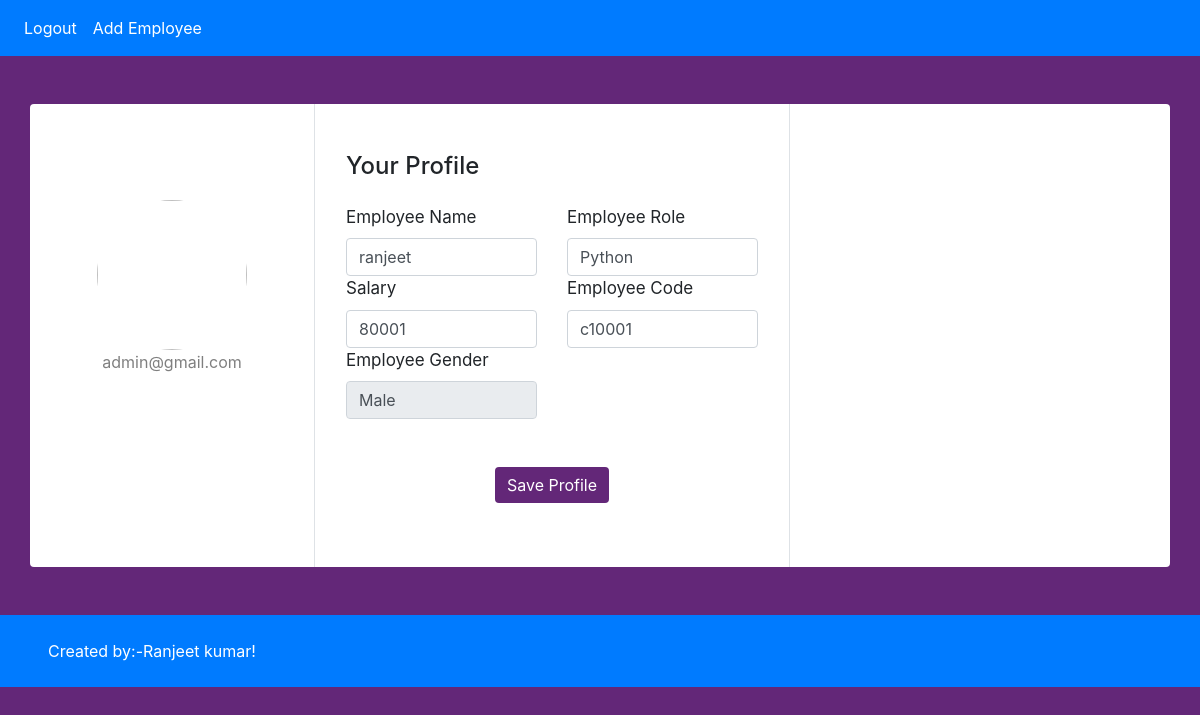
Page /update/1 (signed in) on the committed database.
### app/models.py (models this page shows, shortened)
class CustomUser(AbstractBaseUser, PermissionsMixin):
    first_name=models.CharField(max_length=10)
    last_name=models.CharField(max_length=20)
    email = models.EmailField(unique=True)
    phone_number=models.IntegerField(default=0)
    is_staff = models.BooleanField(default=False)
    is_active = models.BooleanField(default=True)
    USERNAME_FIELD = "email"
    REQUIRED_FIELDS = []
    objects = CustomUserManager()

class EmployeeDetail(models.Model):
    emp_name = models.CharField(max_length=50, null=True, blank=True)
    emp_role = models.CharField(max_length=20, default="Python Developer", choices=ROLE_CHOICES)
    salary = models.CharField(max_length=50, null=True, blank=True)
    gender = models.CharField(max_length=20, default="Male", choices=GENDER_CHOICES)
    emp_code = models.CharField(max_length=70, null=True, blank=True)
    joined_date = models.DateField(auto_now_add=True)

### app/views.py (the view, shortened to what this page needs)
# urls.py: path('update/<int:id>',views.EmpUpdateView.as_view(), name="update"),
class EmpUpdateView(View):
    template_name = "app/emp_update.html"
    def get(self, request, id):
        context = {}
        if request.user.is_authenticated:
            context['emp_update'] = EmployeeDetail.objects.get(id=id)
            return render(self.request, self.template_name, context)

### app/templates/app/emp_update.html (shortened to what this page needs)
{% include "header.html" %}
{% block content %}
 <div class="container rounded bg-white mt-5 mb-5">
  <div class="row">
      <div class="col-md-3 border-right">
          <div class="d-flex flex-column align-items-center text-center p-3 py-5"><img class="rounded-circle mt-5" width="150px" src="https://st3.depositphotos.com/15648834/17930/v/600/depositphotos_179308454-stock-illustration-unknown-person-silhouette-glasses-profile.jpg"><span class="text-black-50">{{request.user.email}}</span></div>
      </div>
      <div class="col-md-5 border-right">
          <div class="p-3 py-5">
              <div class="d-flex justify-content-between align-items-center mb-3">
                  <h4 class="text-right"> Your Profile</h4>
              </div>
              <form method="POST" action="/update/{{ emp_update.id }}">
              <div class="row mt-2">
                  <div class="col-md-6"><label for="emp_name" class="labels">Employee Name</label><input type="text" name="emp_name" id="emp_name" class="form-control"  value={{emp_update.emp_name}}></div>
                  <div class="col-md-6"><label for="emp_role" class="labels">Employee Role</label><input type="text" name="emp_role" id="emp_role" class="form-control" value={{emp_update.emp_role}} ></div>
                  <div class="col-md-6"><label for="salary" class="labels">Salary</label><input type="text" name="salary" id="salary" class="form-control"  value={{emp_update.salary}}></div>
                  <div class="col-md-6"><label for="emp_code" class="labels">Employee Code</label><input type="text" name="emp_code" id="emp_code" class="form-control"  value={{emp_update.emp_code}}></div>
                  <div class="col-md-6"><label for="gender" class="labels">Employee Gender</label><input type="text" name="gender" id="gender" class="form-control"  value={{emp_update.gender}} disabled></div>
              </div>
              <div class="mt-5 text-center"><button class="btn btn-primary profile-button" type="submit">Save Profile</button></div>
          </div>
      </div>
  </div>
</div>
{% include "foter.html" %}
{% endblock content %}

### app/templates/app/emp_update.html (style rules this page uses)
.profile-button { background: rgb(99, 39, 120); box-shadow: none; border: none }
.labels { font-size: 17px }

### rows in the picture
CustomUser: user.email "admin@gmail.com"
EmployeeDetail: emp_name "ranjeet", emp_role "Python", salary "80001", emp_code "c10001", gender "Male"
